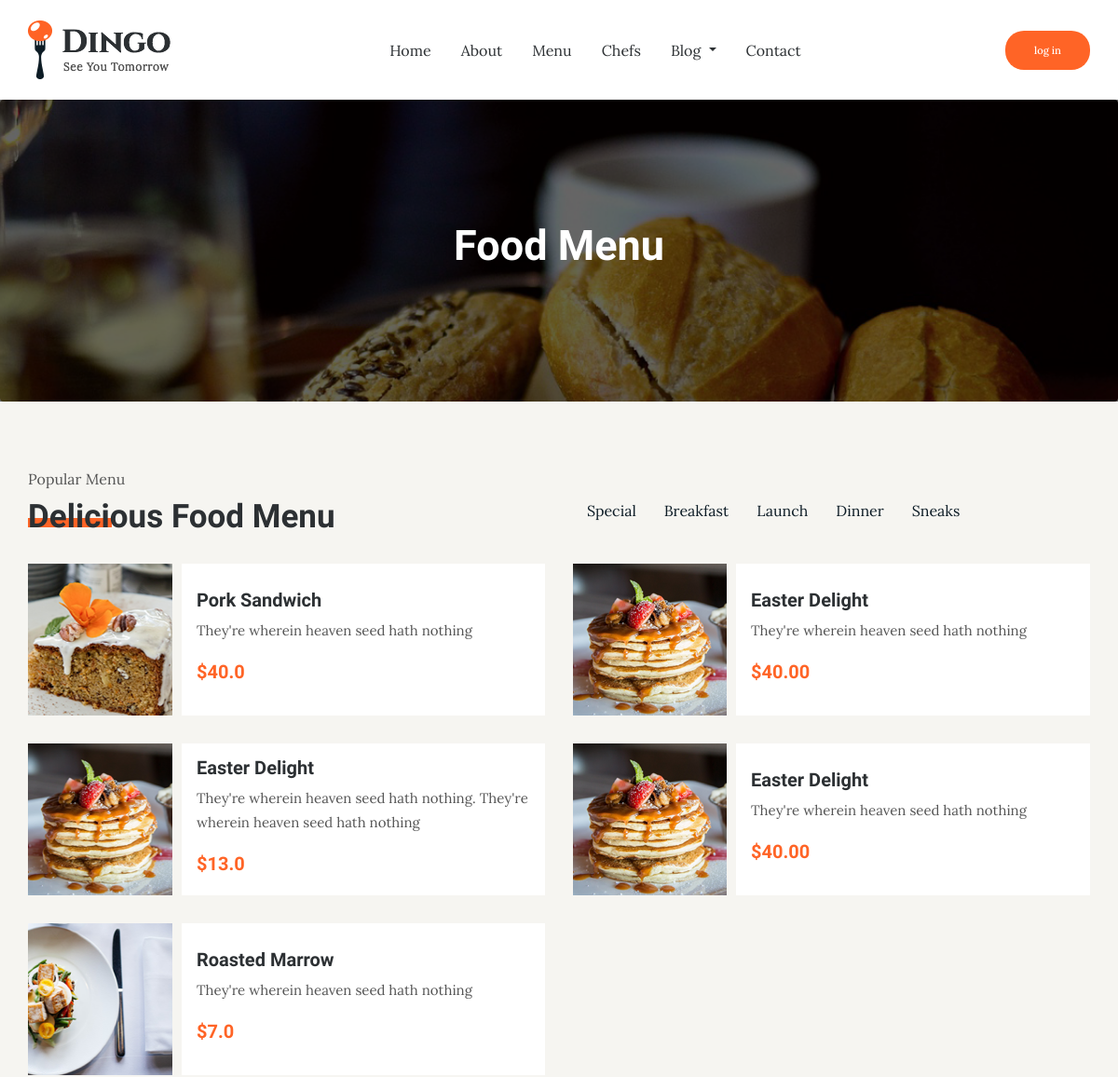
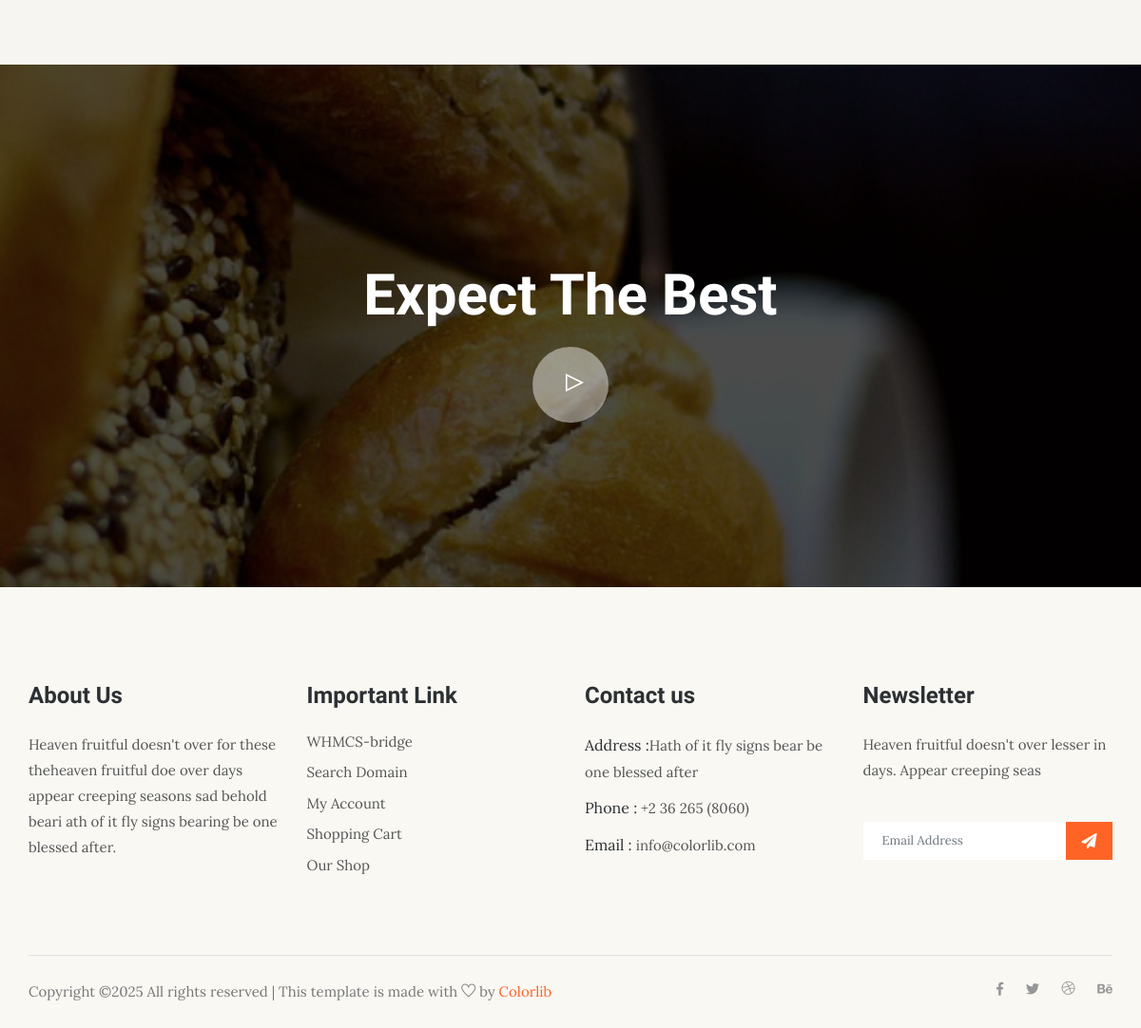
The app's page /menu/ with its own data (2 pictures, top to bottom).
### dingoapp/models.py (models this page shows, shortened)
class CategoryModel(models.Model):
    category_name = models.CharField(verbose_name="Category name", max_length=222)
    created = models.DateTimeField(verbose_name="Created", auto_now_add=True)
    updated = models.DateTimeField(verbose_name="Updated", auto_now=True)
    class Meta:
        ordering = ['created']
        verbose_name = 'Category'
        verbose_name_plural = 'Categories'

class FoodModel(models.Model):
    title = models.CharField(verbose_name="Title", max_length=222)
    about = models.TextField(verbose_name="About")
    price = models.FloatField(verbose_name="Price",
                              validators=[
                                  MinValueValidator(0),
                                  MaxValueValidator(100)]
                              )
    exclusive = models.BooleanField(verbose_name="Exclusive", default=False)
    image = models.ImageField(verbose_name="Image", upload_to="food_images/")
    category = models.ManyToManyField('CategoryModel', verbose_name="Category",)
    tags = models.ManyToManyField('TagsModel', verbose_name="Tags", blank=True, null=True)
    created = models.DateTimeField(verbose_name="Created", auto_now_add=True)
    updated = models.DateTimeField(verbose_name="Updated", auto_now=True)
    class Meta:
        verbose_name = 'Food'
        verbose_name_plural = 'Foods'

### dingoapp/views.py (the view)
# urls.py: path('menu/', MenuView.as_view(), name='menu'),
class MenuView(TemplateView):
    template_name = 'food_menu.html'
    def get_context_data(self, **kwargs):
        cat = self.request.GET.get('cat')
        if cat is None:
            cat = 'Special'
        foods = FoodModel.objects.filter(category__category_name=cat)[:6]
        context = super().get_context_data(**kwargs)
        context['categories'] = CategoryModel.objects.all()
        context['foods3'] = foods[:3]
        context['foods6'] = foods[3:6]
        return context

### templates/food_menu.html (shortened to what this page needs)
{% extends 'base.html' %}
{% load static %}
{% block content %}
    <section class="breadcrumb breadcrumb_bg">
        <div class="container">
            <div class="row">
                <div class="col-lg-12">
                    <div class="breadcrumb_iner text-center">
                        <div class="breadcrumb_iner_item">
                            <h2>Food Menu</h2>
                        </div>
                    </div>
                </div>
            </div>
        </div>
    </section>
    <section class="food_menu gray_bg">
        <div class="container">
            <div class="row justify-content-between">
                <div class="col-lg-5">
                    <div class="section_tittle">
                        <p>Popular Menu</p>
                        <h2>Delicious Food Menu</h2>
                    </div>
                </div>
                <div class="col-lg-6">
                    <div class="nav nav-tabs food_menu_nav" id="myTab" role="tablist">
                        {% for category in categories %}
                            {% if category.category_name == cat %}
                                <a class="active" href="/?cat={{category.category_name}}#myTab">{{category.category_name}}<img src="{% static 'img/icon/play.svg' %}" alt="play"></a>
                            {% else %}
                                <a href="/?cat={{category.category_name}}#myTab">{{category.category_name}}</a>
                            {% endif%}
                        {% endfor %}
                    </div>
                </div>
                <div class="col-lg-12">
                    <div class="tab-content" id="myTabContent">
                        <div class="tab-pane fade show active single-member" id="Special" role="tabpanel"
                            aria-labelledby="Special-tab">
                            <div class="row">
                                <div class="col-sm-6 col-lg-6">
                                    {% for food in foods3 %}
                                    <div class="single_food_item media">
                                        <img src="{{ food.image.url }}" width="165px" height="163px" class="mr-3" alt="...">
                                        <div class="media-body align-self-center">
                                            <h3>{{ food.title }}</h3>
                                            <p>{{ food.about }}</p>
                                            <h5>${{ food.price }}</h5>
                                        </div>
                                    </div>
                                    {% endfor %}
                                </div>
                                <div class="col-sm-6 col-lg-6">
                                    <div class="single_food_item media">
                                        <img src="{% static 'img/food_menu/single_food_4.png' %}" class="mr-3" alt="...">
                                        <div class="media-body align-self-center">
                                            <h3>Easter Delight</h3>
                                            <p>They're wherein heaven seed hath nothing</p>
                                            <h5>$40.00</h5>
                                        </div>
                                    </div>
                                </div>
                            </div>
                        </div>
                    </div>
                </div>
            </div>
        </div>
    </section>
    <section class="intro_video_bg">
        <div class="container">
            <div class="row">
                <div class="col-lg-12">
                    <div class="intro_video_iner text-center">
                        <h2>Expect The Best</h2>
                        <div class="intro_video_icon">
                            <a id="play-video_1" class="video-play-button popup-youtube"
                                href="https://www.youtube.com/watch?v=pBFQdxA-apI">
                                <span class="ti-control-play"></span>
                            </a>
                        </div>
                    </div>
                </div>
            </div>
        </div>
    </section>
{% endblock content %}

### templates/base.html (shortened to what this page needs)
{% load static %}
<!doctype html>
<html lang="en">
<head>
    <link rel="stylesheet" href="{% static 'css/bootstrap.min.css' %}">
    <link rel="stylesheet" href="{% static 'css/animate.css' %}">
    <link rel="stylesheet" href="{% static 'css/owl.carousel.min.css' %}">
    <link rel="stylesheet" href="{% static 'css/themify-icons.css' %}">
    <link rel="stylesheet" href="{% static 'css/flaticon.css' %}">
    <link rel="stylesheet" href="{% static 'css/magnific-popup.css' %}">
    <link rel="stylesheet" href="{% static 'css/slick.css' %}">
    <link rel="stylesheet" href="{% static 'css/gijgo.min.css' %}">
    <link rel="stylesheet" href="{% static 'css/nice-select.css' %}">
    <link rel="stylesheet" href="{% static 'css/all.css' %}">
    <link rel="stylesheet" href="{% static 'css/style.css' %}">
</head>
<body>
    <header class="main_menu {{ home_menu }}">
        <div class="container">
            <div class="row align-items-center">
                <div class="col-lg-12">
                    <nav class="navbar navbar-expand-lg navbar-light">
                        <a class="navbar-brand" href="{% url 'home' %}"> <img src="{% static 'img/logo.png' %}" alt="logo"> </a>
                        <div class="collapse navbar-collapse main-menu-item justify-content-end"
                            id="navbarSupportedContent">
                            <ul class="navbar-nav">
                                <li class="nav-item">
                                    <a class="nav-link" href="{% url 'home' %}">Home</a>
                                </li>
                                <li class="nav-item">
                                    <a class="nav-link" href="{% url 'about' %}">About</a>
                                </li>
                                <li class="nav-item">
                                    <a class="nav-link" href="{% url 'menu' %}">Menu</a>
                                </li>
                                <li class="nav-item">
                                    <a class="nav-link" href="{% url 'chefs' %}">Chefs</a>
                                </li>
                                <li class="nav-item dropdown">
                                    <a class="nav-link dropdown-toggle" href="{% url 'blog' %}" id="navbarDropdown" role="button" data-toggle="dropdown" aria-haspopup="true" aria-expanded="false">
                                        Blog
                                    </a>
                                </li>
                                <li class="nav-item">
                                    <a class="nav-link" href="{% url 'contact' %}">Contact</a>
                                </li>
                            </ul>
                        </div>
                        <div class="menu_btn">
                            {% if request.user.is_authenticated %}
                                <a href="{% url 'logout' %}" class="btn_1 d-none d-sm-block">log out</a>
                            {% else %}
                                <a href="{% url 'login' %}" class="genric-btn primary circle">log in</a>
                            {% endif %}
                        </div>
                    </nav>
                </div>
            </div>
        </div>
    </header>
    {% block content %}
    {% endblock content %}
    <footer class="footer-area">
        <div class="container">
            <div class="row">
                <div class="col-xl-3 col-sm-6 col-md-3 col-lg-3">
                    <div class="single-footer-widget footer_1">
                        <h4>About Us</h4>
                        <p>Heaven fruitful doesn't over for these theheaven fruitful doe over days
                            appear creeping seasons sad behold beari ath of it fly signs bearing
                            be one blessed after.</p>
                    </div>
                </div>
                <div class="col-xl-3 col-sm-6 col-md-2 col-lg-3">
                    <div class="single-footer-widget footer_2">
                        <h4>Important Link</h4>
                        <div class="contact_info">
                            <ul>
                                <li><a href="#">WHMCS-bridge</a></li>
                                <li><a href="#"> Search Domain</a></li>
                                <li><a href="#">My Account</a></li>
                                <li><a href="#">Shopping Cart</a></li>
                                <li><a href="#"> Our Shop</a></li>
                            </ul>
                        </div>
                    </div>
                </div>
                <div class="col-xl-3 col-sm-6 col-md-3 col-lg-3">
                    <div class="single-footer-widget footer_2">
                        <h4>Contact us</h4>
                        <div class="contact_info">
                            <p><span> Address :</span>Hath of it fly signs bear be one blessed after </p>
                            <p><span> Phone :</span> +2 36 265 (8060)</p>
                            <p><span> Email : </span>info@colorlib.com </p>
                        </div>
                    </div>
                </div>
                <div class="col-xl-3 col-sm-6 col-md-4 col-lg-3">
                    <div class="single-footer-widget footer_3">
                        <h4>Newsletter</h4>
                        <p>Heaven fruitful doesn't over lesser in days. Appear creeping seas</p>
                        <form action="#">
                            <div class="form-group">
                                <div class="input-group mb-3">
                                    <input type="text" class="form-control" placeholder='Email Address'
                                        onfocus="this.placeholder = ''" onblur="this.placeholder = 'Email Address'">
                                    <div class="input-group-append">
                                        <button class="btn" type="button"><i class="fas fa-paper-plane"></i></button>
                                    </div>
                                </div>
                            </div>
                        </form>
                    </div>
                </div>
            </div>
            <div class="copyright_part_text">
                <div class="row">
                    <div class="col-lg-8">
                        <p class="footer-text m-0">
Copyright &copy;<script>document.write(new Date().getFullYear());</script> All rights reserved | This template is made with <i class="ti-heart" aria-hidden="true"></i> by <a href="https://colorlib.com" target="_blank">Colorlib</a>
</p>
                    </div>
                    <div class="col-lg-4">
                        <div class="copyright_social_icon text-right">
                            <a href="#"><i class="fab fa-facebook-f"></i></a>
                            <a href="#"><i class="fab fa-twitter"></i></a>
                            <a href="#"><i class="ti-dribbble"></i></a>
                            <a href="#"><i class="fab fa-behance"></i></a>
                        </div>
                    </div>
                </div>
            </div>
        </div>
    </footer>
</body>
</html>

### static/css/all.css (style rules this page uses)
.fa, .fas, .far, .fal, .fab { -moz-osx-font-smoothing: grayscale; -webkit-font-smoothing: antialiased; display: inline-block; font-style: normal; font-variant: normal; text-rendering: auto; line-height: 1; }
.fa-behance:before { content: "\f1b4"; }
.fa-facebook-f:before { content: "\f39e"; }
.fa-paper-plane:before { content: "\f1d8"; }
.fa-twitter:before { content: "\f099"; }
.fab { font-family: 'Font Awesome 5 Brands'; }
.fa, .fas { font-family: 'Font Awesome 5 Free'; font-weight: 900; }

### records on screen
CategoryModel: category_name "Special"
CategoryModel: category_name "Breakfast"
CategoryModel: category_name "Launch"
CategoryModel: category_name "Dinner"
CategoryModel: category_name "Sneaks"
FoodModel: image (picture), title "Pork Sandwich", about "They're wherein heaven seed hath nothing", price "40.0"
FoodModel: image (picture), title "Easter Delight", about "They're wherein heaven seed hath nothing. They're wherein heaven seed hath nothing", price "13.0"
FoodModel: image (picture), title "Roasted Marrow", about "They're wherein heaven seed hath nothing", price "7.0"
